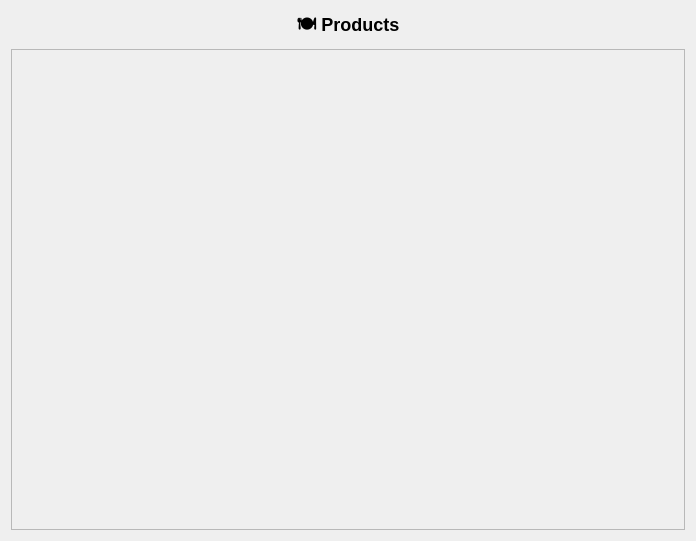
<?xml version="1.0" encoding="UTF-8"?>
<ui version="4.0">
 <class>ProductsPage</class>
 <widget class="QWidget" name="ProductsPage">
  <property name="geometry">
   <rect>
    <x>0</x>
    <y>0</y>
    <width>696</width>
    <height>541</height>
   </rect>
  </property>
  <layout class="QVBoxLayout" name="mainLayout">
   <item>
    <widget class="QLabel" name="labelHeader">
     <property name="styleSheet">
      <string>font-size: 18px; font-weight: bold;</string>
     </property>
     <property name="text">
      <string>🍽 Products</string>
     </property>
     <property name="alignment">
      <set>Qt::AlignmentFlag::AlignCenter</set>
     </property>
    </widget>
   </item>
   <item>
    <widget class="QScrollArea" name="scrollArea">
     <property name="widgetResizable">
      <bool>true</bool>
     </property>
     <widget class="QWidget" name="scrollAreaWidgetContents">
      <property name="geometry">
       <rect>
        <x>0</x>
        <y>0</y>
        <width>676</width>
        <height>491</height>
       </rect>
      </property>
      <layout class="QGridLayout" name="gridLayoutProducts"/>
     </widget>
    </widget>
   </item>
  </layout>
 </widget>
 <resources/>
 <connections/>
</ui>
